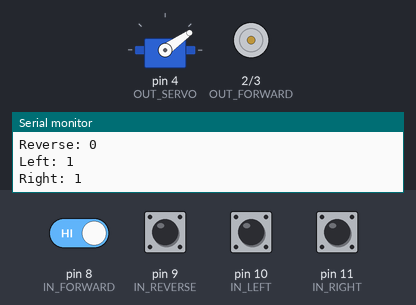
A sketch run on a simulated Arduino Uno, built with avr-gcc and run on an emulated ATmega328P. On the bench: servo, motor-driver pin pairs drawn as motors (green arrow = first pin HIGH = forward, orange = second pin HIGH = backward, longer = more drive), the last lines printed to the serial monitor. The inputs (shaded band) are chosen by the test bench; at power-on: pin 8 (IN_FORWARD), pin 9 (IN_REVERSE), pin 10 (IN_LEFT), pin 11 (IN_RIGHT) HIGH.

Above: at 1.2 s.
1.3 s: pin 8 (IN_FORWARD) driven LOW
At 1.6 s:
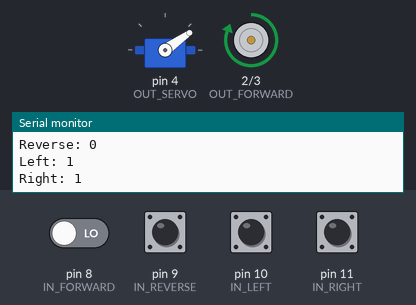
2.8 s: pin 9 (IN_REVERSE) pulled LOW for 0.15 s
At 4.1 s:
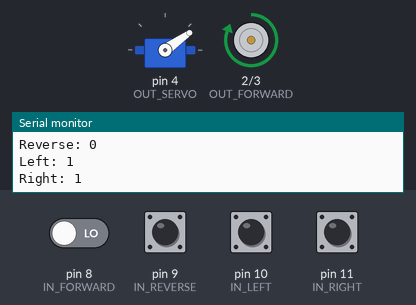
4.4 s: pin 10 (IN_LEFT) pulled LOW for 0.15 s
At 4.48 s:
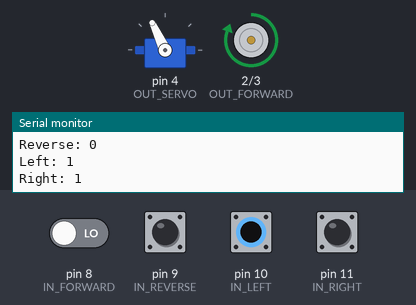
6.0 s: pin 8 (IN_FORWARD) driven HIGH
At 7.2 s:
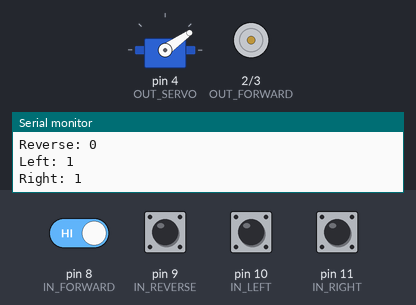
7.5 s: pin 9 (IN_REVERSE) pulled LOW for 1 s
At 8.3 s:
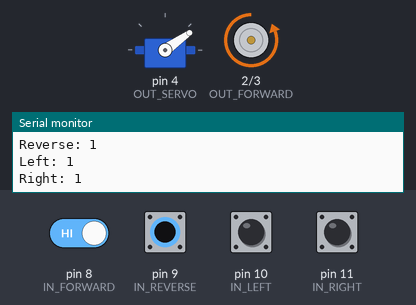
10.0 s: pin 10 (IN_LEFT) pulled LOW for 1 s
At 10.8 s:
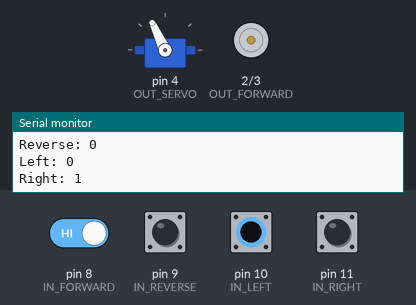
Timing chart, 0 to 13.0 s (numbered marks = the images above; inputs shaded):
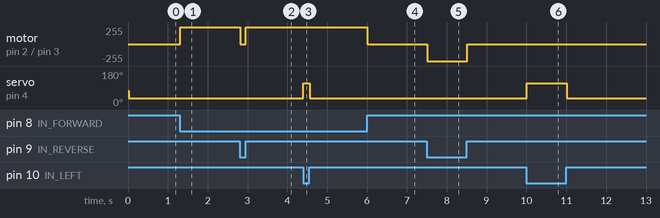

The sketch:

truck.ino
```cpp
#include <Servo.h>

#define IN_FORWARD   8
#define IN_REVERSE   9
#define IN_LEFT      10
#define IN_RIGHT     11

#define OUT_FORWARD  2
#define OUT_REVERSE  3
#define OUT_SERVO    4

unsigned long int prev_time = 0;
unsigned long int print_time = 0;


Servo turn_servo;

//update 60 times per second
const int tickrate = 60;
const int ticktime = 1000 / tickrate;
const int turn_degree = 40;
const int init_degree = 75;

int servo_pos = init_degree;

void setup() {
  Serial.begin(115200);
  // put your setup code here, to run once:

  pinMode(IN_FORWARD, INPUT);
  pinMode(IN_REVERSE, INPUT_PULLUP);
  pinMode(IN_LEFT,    INPUT_PULLUP);
  pinMode(IN_RIGHT,   INPUT_PULLUP);

  pinMode(OUT_FORWARD, OUTPUT);
  pinMode(OUT_REVERSE, OUTPUT);

  turn_servo.attach(OUT_SERVO);
  turn_servo.write(init_degree);


  prev_time = millis();
}

void loop() {
  // put your main code here, to run repeatedly:
  if (millis() - prev_time > ticktime) {
    prev_time = millis();
    update();
  }

  //print input conditions every 500ms
  if (millis() - print_time > 500) {
    print_time = millis();
    Serial.print("Forward: ");
    Serial.println(!digitalRead(IN_FORWARD));
    Serial.print("Reverse: ");
    Serial.println(!digitalRead(IN_REVERSE));
    Serial.print("Left: ");
    Serial.println(digitalRead(IN_LEFT));
    Serial.print("Right: ");
    Serial.println(digitalRead(IN_RIGHT));
  }
}

void update() {
  //read inputs
  bool forward = !digitalRead(IN_FORWARD);
  bool reverse = !digitalRead(IN_REVERSE);
  bool left    = digitalRead(IN_LEFT);
  bool right   = digitalRead(IN_RIGHT);

  //set outputs
  digitalWrite(OUT_FORWARD, forward);
  digitalWrite(OUT_REVERSE, reverse);

  //set servo
  if (left) {
    servo_pos = init_degree - turn_degree;
  } else if (right) {
    servo_pos = init_degree + turn_degree;
  } else {
    servo_pos = init_degree;
  }

  turn_servo.write(servo_pos);
}
```

Measured:
- after the input at 1.3 s, motor on pin 2 (OUT_FORWARD) / pin 3 (OUT_REVERSE): stopped → forward 255/255 at once
- after the input at 2.8 s, motor on pin 2 (OUT_FORWARD) / pin 3 (OUT_REVERSE): forward 255/255 → stopped at once, → forward 255/255 0.14 s later
- after the input at 4.4 s, servo on pin 4 (OUT_SERVO): 35° → 115° at once, → 35° 0.15 s later
- after the input at 6.0 s, motor on pin 2 (OUT_FORWARD) / pin 3 (OUT_REVERSE): forward 255/255 → stopped at once
- after the input at 7.5 s, motor on pin 2 (OUT_FORWARD) / pin 3 (OUT_REVERSE): stopped → backward 255/255 at once, → stopped 1.0 s later
- after the input at 10.0 s, servo on pin 4 (OUT_SERVO): 35° → 115° at once, → 35° 1.0 s later
